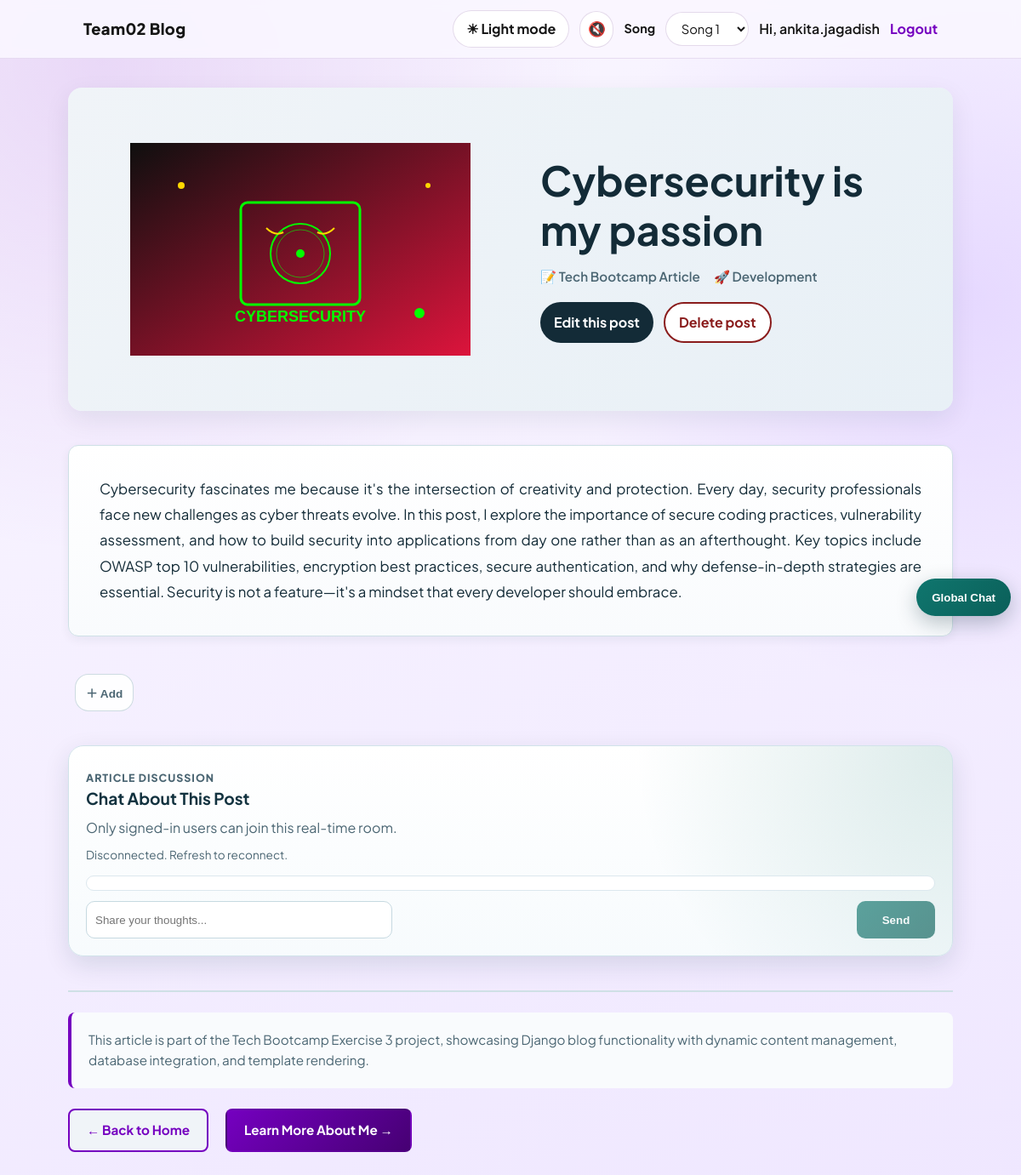
Screenshot of /posts/cybersecurity-is-my-passion (signed in) with the database file from the repository.
### blog/models.py (models this page shows, shortened)
class Post(models.Model):
    title = models.CharField(max_length=200)
    content = models.TextField()
    slug = models.SlugField(unique=True)
    publish_date = models.DateField(blank=True, null=True)

### blog/views.py (the view)
# urls.py: path("posts/<slug:slug>", views.post_details, name="post-details-page"), #/posts/my-first-post
def post_details(request, slug):
    post = get_object_or_404(Post, slug=slug)
    return render(request, "blog/post-detail.html", {
        "post": post
    })

### blog/templatetags/emoji_reactions.py (called while the page is built)
@register.inclusion_tag("emoji_reactions/widget.html", takes_context=True)
def reaction_widget(context, obj):
    request = context.get("request")
    content_type = ContentType.objects.get_for_model(obj, for_concrete_model=False)
    object_session_key = build_object_session_key(content_type.pk, obj.pk)
    selected_reaction = None
    if request:
        _reaction_map, state = get_session_reaction_state(request, object_session_key)
        selected_reaction = state.get("reaction")
    return {
        "content_type_id": content_type.pk,
        "object_id": obj.pk,
        "next_url": request.get_full_path() if request else "/",
        "buttons": EmojiReaction.button_payload_for(obj),
        "selected_reaction": selected_reaction,
    }

### emoji_reactions/models.py (called while the page is built)
    @classmethod
    def button_payload_for(cls, obj):
        content_type = ContentType.objects.get_for_model(obj, for_concrete_model=False)
        reaction_counts = {
            r.emoji: r.count
            for r in cls.objects.filter(content_type=content_type, object_id=obj.pk)
        }
        return [
            {"emoji": emoji, "count": reaction_counts.get(emoji, 0)}
            for emoji in AVAILABLE_EMOJIS
        ]

### emoji_reactions/views.py (called while the page is built)
def build_object_session_key(content_type_pk, object_pk):
    return f"{content_type_pk}:{object_pk}"

def get_session_reaction_state(request, session_key):
    reaction_map = request.session.get(_SESSION_KEY, {})
    state = reaction_map.get(session_key, {})
    return reaction_map, state

### blog/templates/blog/post-detail.html (shortened to what this page needs)
{% extends "base.html" %}
{% load static %}
{% load emoji_reactions %}
{% block content %}
  <article class="post-detail">
    <div class="post-header">
      <div class="post-header-image">
        {% if post.slug == "my-first-django-project" %}
          <img src="{% static 'blog/pic.jpg' %}" alt="Osaka gourmate" class="post-hero-image">
        {% elif "django" in post.slug %}
          <img src="{% static 'blog/django-project.svg' %}" alt="Django project illustration" class="post-hero-image">
        {% elif "cybersecurity" in post.slug %}
          <img src="{% static 'blog/cybersecurity.svg' %}" alt="Cybersecurity illustration" class="post-hero-image">
        {% elif "tokyo" in post.slug or "osaka" in post.slug %}
          <img src="{% static 'blog/touzai.png' %}" alt="Tokyo and Osaka comparison" class="post-hero-image">
        {% else %}
          <img src="{% static 'blog/confused-dev.svg' %}" alt="Developer illustration" class="post-hero-image">
        {% endif %}
      </div>
      <div class="post-title-container">
        <h1 class="post-title">{{ post.title }}</h1>
        <div class="post-meta">
          <span class="post-date" aria-label="Published date">📝 Tech Bootcamp Article</span>
          <span class="post-category" aria-label="Category">🚀 Development</span>
        </div>
        {% if perms.blog.change_post or perms.blog.delete_post %}
          <div class="post-admin-actions">
            {% if perms.blog.change_post %}
              <a href="{% url 'post-edit-page' post.slug %}" class="edit-post-link">Edit this post</a>
            {% endif %}
            {% if perms.blog.delete_post %}
              <form method="post" action="{% url 'post-delete-page' post.slug %}" class="delete-post-form" onsubmit="return window.confirm('Delete this post permanently?');">
                <button type="submit" class="delete-post-button">Delete post</button>
              </form>
            {% endif %}
          </div>
        {% endif %}
      </div>
    </div>
    <div class="post-content">
      <p class="post-body">
        {{ post.content }}
      </p>
    </div>
    <div class="post-reactions">
      {% reaction_widget post %}
    </div>
    {% if user.is_authenticated %}
      {% include "blog/post_chatbox.html" %}
    {% else %}
      <p>You need to <a href="{% url 'login' %}">log in</a> to join this post chat.</p>
    {% endif %}
    <div class="post-footer">
      <hr class="divider">
      <p class="post-description">
        This article is part of the Tech Bootcamp Exercise 3 project, showcasing Django blog functionality
        with dynamic content management, database integration, and template rendering.
      </p>
      <div class="post-navigation">
        <a href="{% url 'starting-page' %}" class="back-link">← Back to Home</a>
        <a href="{% url 'about-page' %}" class="related-link">Learn More About Me →</a>
      </div>
    </div>
  </article>
{% endblock %}

### templates/base.html (shortened to what this page needs)
{% load static %}
<!DOCTYPE html>
<html lang="en">
<head>
    {% block css_files %}
      <link rel="stylesheet" href="{% static 'blog/styles.css' %}">
      <link rel="stylesheet" href="{% static 'blog/dark-mode.css' %}">
    {% endblock %}
</head>
<body>
  <nav class="site-nav" id="main-navigation" aria-label="Primary">
    <div class="site-nav-inner">
      <a class="site-brand" href="{% url 'starting-page' %}">Team02 Blog</a>
      <div class="site-nav-links">
        <button
          type="button"
          class="dark-mode-toggle"
          data-dark-mode-toggle
          aria-live="polite"
          aria-label="Toggle color theme"
          title="Toggle color theme"
        >
        </button>
        <button
          type="button"
          class="music-toggle"
          data-music-toggle
          aria-live="polite"
          aria-label="Background music is off. Activate to turn on."
          title="Turn on background music"
        >
        </button>
        <label class="music-select-label" for="site-music-select">Song</label>
        <select
          id="site-music-select"
          class="music-select"
          data-music-select
          aria-label="Select background song"
        >
          <option value="{% static 'blog/audio/song1.mp3' %}">Song 1</option>
        </select>
        {% if user.is_authenticated %}
          <span class="site-greeting">Hi, {{ user.username }}</span>
          <a class="site-nav-link" href="{% url 'logout' %}">Logout</a>
        {% else %}
          <a class="site-nav-link" href="{% url 'login' %}">Login</a>
        {% endif %}
      </div>
    </div>
  </nav>
  <main class="page-shell">
    {% block content %}{% endblock %}
  </main>
  {% if user.is_authenticated %}
    {% include "blog/global_widget.html" %}
  {% endif %}
</body>
</html>

### blog/static/blog/styles.css (style rules this page uses)
:root { --bg-top: #faf7ff; --bg-bottom: #efe7ff; --surface: #ffffff; --surface-soft: #f7f2ff; --text: #151515; --muted: #51466a; --border: #d9ccf3; --brand: #7500c0; --brand-dark: #460073; --accent: #a100ff; }
* { box-sizing: border-box; }
body { margin: 0; font-family: "Plus Jakarta Sans", "Segoe UI", Tahoma, sans-serif; color: var(--text); background: radial-gradient(circle at 10% 5%, rgba(117, 0, 192, 0.12), transparent 34%), radial-gradient(circle at 95% 25%, rgba(195, 163, 255, 0.3), transparent 30%), linear-gradient(160deg, var(--bg-top), var(--bg-bottom)); line-height: 1.5; min-height: 100vh; }
.site-nav { position: sticky; top: 0; z-index: 20; backdrop-filter: blur(6px); background: rgba(250, 247, 255, 0.9); border-bottom: 1px solid rgba(70, 0, 115, 0.1); }
.site-nav-inner { max-width: 1040px; margin: 0 auto; padding: 12px 18px; display: flex; align-items: center; justify-content: space-between; gap: 10px; }
.site-brand { text-decoration: none; font-size: 1.15rem; letter-spacing: 0.02em; font-weight: 800; color: var(--text); }
.site-nav-links { display: flex; align-items: center; gap: 12px; }
.site-greeting { color: var(--muted); font-weight: 600; }
.site-nav-link { text-decoration: none; color: var(--brand); font-weight: 700; }
.page-shell { width: min(1040px, 100% - 28px); margin: 34px auto 50px; }
h1 { margin: 0; font-size: clamp(1.8rem, 2.7vw, 2.6rem); line-height: 1.15; }
button { border: none; min-height: 44px; padding: 10px 16px; border-radius: 12px; background: var(--brand); color: #fff; cursor: pointer; font-weight: 700; }

### blog/static/blog/dark-mode.css (style rules this page uses)
:root { --page-bg: #ffffff; --text-color: #151515; --nav-bg: transparent; --nav-link: #460073; --nav-link-hover: #a100ff; --card-bg: #ffffff; --card-text: #151515; --muted-text: #51466a; --welcome-bg: linear-gradient(to right top, #7500c0, #c3a3ff); --about-bg: #e6dcff; --summary-bg: #f1e9ff; --post-hover-bg: #7500c0; --post-hover-text: #ffffff; --post-hover-time: #efe7ff; --bg-top: #faf7ff; --bg-bottom: #efe7ff; --surface: #ffffff; --surface-soft: #f7f2ff; --text: #151515; --muted: #51466a; --border: #d9ccf3; --brand: #7500c0; --brand-dark: #460073; --accent: #a100ff; --toggle-bg: rgba(255, 255, 255, 0.92); --toggle-text: #151515; --toggle-border: rgba(70, 0, 115, 0.14); --toggle-hover-bg: #f1e9ff; }
body { background-color: var(--page-bg); color: var(--text-color); transition: background-color 0.25s ease, color 0.25s ease; }
.site-brand, .site-nav-link, .site-greeting { color: var(--text); }
.site-nav-link { color: var(--brand); }
.dark-mode-toggle { margin-left: 1rem; border: 1px solid var(--toggle-border); background: var(--toggle-bg); color: var(--toggle-text); border-radius: 999px; padding: 0.45rem 0.95rem; font: inherit; font-weight: 700; cursor: pointer; transition: background-color 0.2s ease, border-color 0.2s ease, color 0.2s ease; }
.music-toggle { border: 1px solid var(--toggle-border); background: var(--toggle-bg); color: var(--toggle-text); border-radius: 999px; width: 40px; min-height: 40px; display: inline-flex; align-items: center; justify-content: center; font-size: 1.05rem; cursor: pointer; transition: background-color 0.2s ease, border-color 0.2s ease, transform 0.2s ease; }
.music-select-label { font-size: 0.9rem; font-weight: 700; color: var(--toggle-text); }
.music-select { min-height: 40px; border: 1px solid var(--toggle-border); background: var(--toggle-bg); color: var(--toggle-text); border-radius: 999px; padding: 0.4rem 0.85rem; font: inherit; font-size: 0.92rem; }

### rows the page displays
Post: title "Cybersecurity is my passion", content "Cybersecurity fascinates me because it's the intersection of creativity and protection. Every day, security professionals face new challenges as cyber threats evolve. In this post, I explore the importance of secure coding practices, vulnerability assessment, and how to build security into applications from day one rather than as an afterthought. Key topics include OWASP top 10 vulnerabilities, encryption best practices, secure authentication, and why defense-in-depth strategies are essential. Security is not a feature—it's a mindset that every developer should embrace."

### other values shown
{{ user.username }} "ankita.jagadish"
